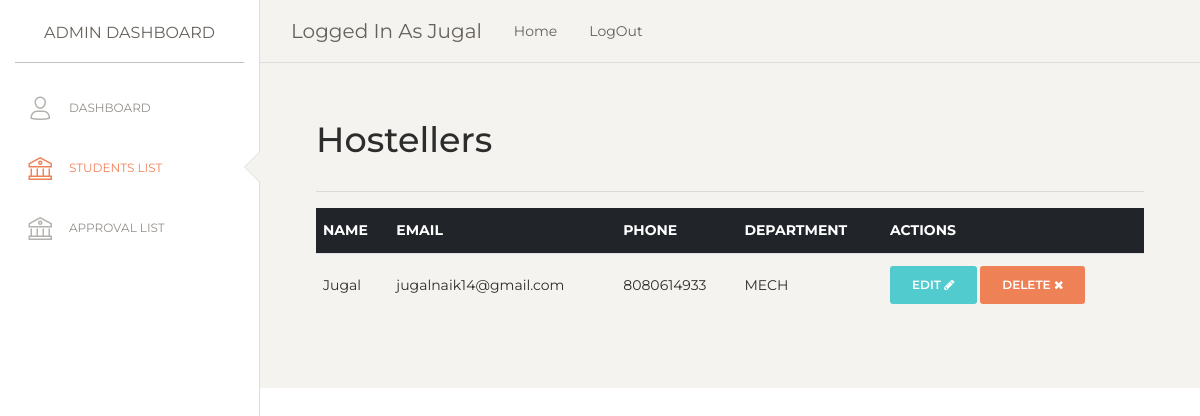
The app's page /students (signed in), older data.
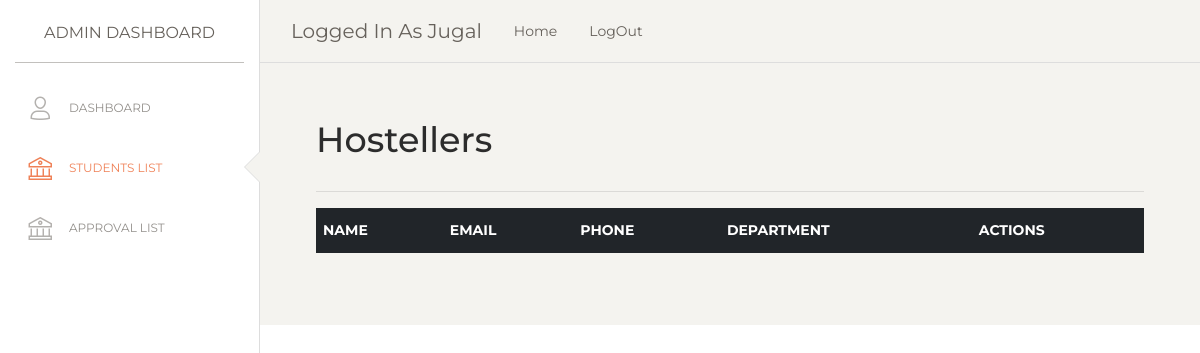
The same page, newer data.
### HC/models.py (models this page shows, shortened)
class Warden(UserMixin, db.Model):
    id = db.Column(db.Integer, primary_key=True) # primary keys are required by SQLAlchemy
    email = db.Column(db.String(100), unique=True)
    password = db.Column(db.String(100), nullable=False)
    name = db.Column(db.String(1000), nullable=False)

class Student(db.Model):
    id = db.Column(db.Integer, primary_key=True)
    is_approved = db.Column(db.Boolean, nullable=False, default=False)
    warden_id = db.Column(db.Integer, nullable=False)
    hostel_id = db.Column(db.Integer, nullable=False)
    password = db.Column(db.Integer, nullable=False)
    room_num = db.Column(db.Integer, nullable=False)
    name = db.Column(db.String(100), nullable=False)
    address = db.Column(db.String(100), nullable=False)
    phone = db.Column(db.String(10), nullable=False)
    email = db.Column(db.String(100), nullable=False)
    parent_name = db.Column(db.String(100), nullable=False)
    parent_phone = db.Column(db.String(10), nullable=False)
    year = db.Column(db.String(10), nullable=False)
    semester = db.Column(db.String(100), nullable=False)
    pr_number = db.Column(db.String(100), nullable=False)
    department = db.Column(db.String(100), nullable=False)
    photo = db.Column(db.String(100), nullable=True)
    id_proof = db.Column(db.String(100), nullable=True)

### HC/auth.py (the view)
@login_required
@auth.route('/students')
def students():
    if current_user.is_authenticated:
        students = Student.query.where(Student.is_approved == True, Student.warden_id == current_user.id)
        return render_template('stdlist.html', students=students, current_user=current_user.name)
    return redirect(url_for('auth.login'))

### HC/templates/stdlist.html
{% extends 'admin.html' %}
{% block body %}
<br><br><br>
<div style="padding: 4em;">
    <h2 style="font-weight:500">Hostellers</h2>
    <hr>
    <table class="table">
        <thead class="thead-dark">
          <tr>
            <th scope="col">Name</th>
            <th scope="col">Email</th>
            <th scope="col">Phone</th>
            <th scope="col">Department</th>
            <th scope="col">Actions</th>
          </tr>
        </thead>
        <tbody>
        {% for student in students%}
            <tr>
            <td>{{student.name}}</td>
            <td>{{student.email}}</td>
            <td>{{student.phone}}</td>
            <td>{{student.department}}</td>
            <td><a  href="/student/edit/{{student.id}}" class="btn btn-primary btn-small">Edit <i class="fa fa-pencil" aria-hidden="true"></i></a> <a href="/student/delete/{{student.id}}" class="btn btn-danger btn-small">Delete <i class="fa fa-times" aria-hidden="true"></i></a></td>
            </tr>
        {% endfor %}
        </tbody>
      </table>
</div>
{% endblock %}

### HC/templates/admin.html (shortened to what this page needs)
<!DOCTYPE html>
<html lang="en">
<head>
  <link href="https://maxcdn.bootstrapcdn.com/font-awesome/latest/css/font-awesome.min.css" rel="stylesheet">
  <link href="/assets_admin/css/bootstrap.min.css" rel="stylesheet" />
  <link href="/assets_admin/css/paper-dashboard.css?v=2.0.0" rel="stylesheet" />
  <link href="/assets_admin/demo/demo.css" rel="stylesheet" />
</head>
<body class="">
  <div class="wrapper ">
    <div class="sidebar" data-color="white" data-active-color="danger">
      <div class="logo">
        <a href="/admin" class="simple-text logo-normal" style="text-align: center;">
          Admin Dashboard
        </a>
      </div>
      <div class="sidebar-wrapper">
        <ul class="nav">
          <li>
            <a href="/admin">
              <i class="nc-icon nc-single-02"></i>
              <p>Dashboard</p>
            </a>
          </li>
          <li>
            <a href="/students">
              <i class="nc-icon nc-bank"></i>
              <p>Students List</p>
            </a>
          </li>
          <li>
            <a href="/approvals">
              <i class="nc-icon nc-bank"></i>
              <p>Approval List</p>
            </a>
          </li>
        </ul>
      </div>
    </div>
    <div class="main-panel">
      <nav class="navbar navbar-expand-lg navbar-absolute fixed-top navbar-transparent">
        <div class="container-fluid">
          <div class="navbar-wrapper">
            <a class="navbar-brand" href="/admin">Logged In As {{ current_user }}</a>
              <a class="nav-link" href="/">
                Home
              </a>
              <a class="nav-link" href="/logout">
                LogOut
              </a>
          </div>
        </div>
      </nav>
{% block body %}{% endblock %}
</body>
</html>

Row changes from the older to the newer data that the page shows:
no longer on this page (row edited): Student: name "Jugal", email "jugalnaik14@gmail.com", phone "8080614933", department "MECH"
